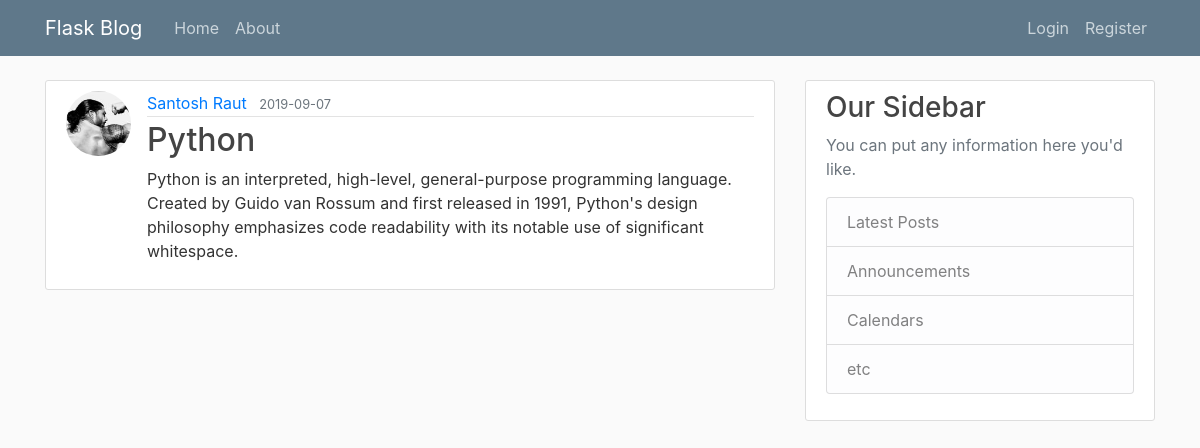
The app's page /post/4 with its own data.
### flaskblog/models.py (models this page shows, shortened)
class User(db.Model, UserMixin):
    id = db.Column( db.Integer, primary_key = True )
    username = db.Column(db.String(20), unique=True, nullable=False )
    email = db.Column(db.String(120), unique=True, nullable=False)
    image_file = db.Column(db.String(120), nullable=False, default='default.jpg')
    password = db.Column(db.String(60), nullable=False)
    posts = db.relationship('Post', backref='author', lazy=True)

class Post(db.Model):
    id = db.Column( db.Integer, primary_key = True )
    title = db.Column(db.String(100), nullable=False )
    date_posted = db.Column(db.DateTime, nullable=False, default=datetime.utcnow())
    content = db.Column(db.Text, nullable=False)
    user_id = db.Column(db.Integer, db.ForeignKey('user.id'), nullable=False)

### flaskblog/posts/routes.py (the view)
@posts.route("/post/<int:post_id>")
def post(post_id):
    post = Post.query.get_or_404(post_id)
    return render_template('post.html', title=post.title, post=post)

### flaskblog/templates/post.html (shortened to what this page needs)
{% extends "layout.html" %}
{% block content %}
  <article class="media content-section">
    <img class="rounded-circle article-img" src="{{ url_for('static', filename='profile_pics/' + post.author.image_file) }}">
    <div class="media-body">
      <div class="article-metadata">
        <a class="mr-2" href="{{ url_for('users.user_posts', username=post.author.username) }}">{{ post.author.username }}</a>
        <small class="text-muted">{{ post.date_posted.strftime('%Y-%m-%d') }}</small>
      </div>
      <h2 class="article-title">{{ post.title }}</h2>
      <p class="article-content">{{ post.content }}</p>
    </div>
  </article>
{% endblock content %}

### flaskblog/static/style.css (style rules this page uses)
body { background: #fafafa; color: #333333; margin-top: 5rem; }
h1, h2, h3, h4, h5, h6 { color: #444444; }
.content-section { background: #ffffff; padding: 10px 20px; border: 1px solid #dddddd; border-radius: 3px; margin-bottom: 20px; }
.article-title { color: #444444; }
.article-content { white-space: pre-line; }
.article-img { height: 65px; width: 65px; margin-right: 16px; }
.article-metadata { padding-bottom: 1px; margin-bottom: 4px; border-bottom: 1px solid #e3e3e3 }

### records on screen
User: image_file (picture), author.username "Santosh Raut"
Post: date_posted "2019-09-07", title "Python", content "Python is an interpreted, high-level, general-purpose programming language. Created by Guido van Rossum and first released in 1991, Python's design philosophy emphasizes code readability with its notable use of significant whitespace."
